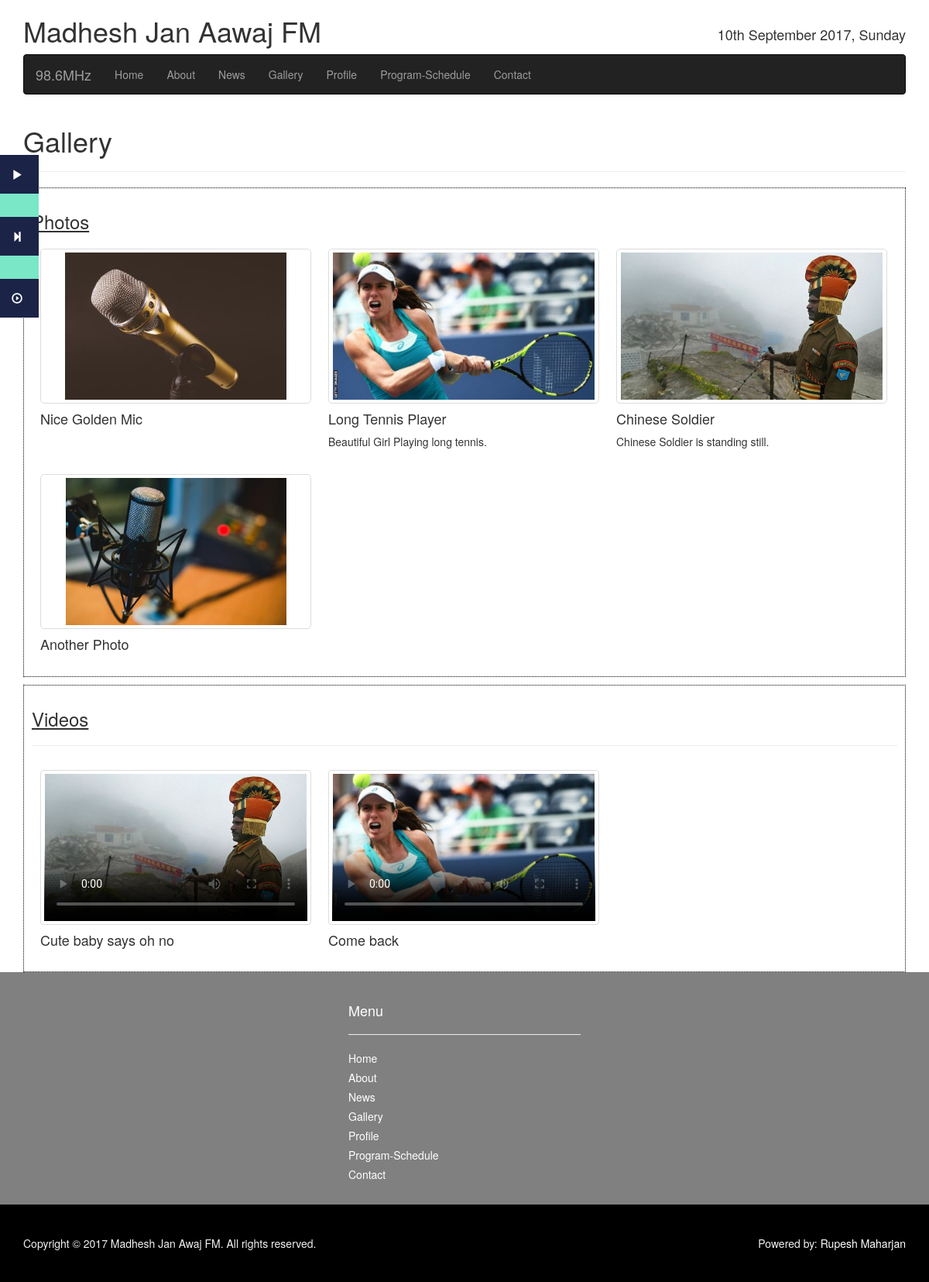
/fm_app/gallery/, run on the app's committed database.
### fm_app/models.py (models this page shows, shortened)
class Schedule(models.Model):
    host = models.CharField(max_length=256, null=False)
    title = models.CharField(max_length=256, null=False)
    start_time = models.TimeField(auto_now=False)
    end_time = models.TimeField(auto_now_add=False)
    day = models.ForeignKey('Day')

class PhotosModel(models.Model):
    title = models.CharField(max_length=256, null=False)
    photo_desc = models.TextField(null=True, blank=True)
    photo = models.ImageField(upload_to = 'images/gallery')
    uploaded_date = models.DateTimeField(auto_now=True)

class VideosModel(models.Model):
    title = models.CharField(max_length=256, null=False)
    video_desc = models.TextField(null=True, blank=True)
    video = models.FileField(upload_to='video_gallery')
    uploaded_date = models.DateTimeField(auto_now=True)
    poster = models.ImageField(upload_to='video_gallery/poster')

### fm_app/views.py (the view)
class GalleryView(generic.TemplateView):
    template_name = 'fm_app/gallery.html'
    context_object_name = 'gallery'
    def get_context_data(self, *args, **kwargs):
        context = super(GalleryView, self).get_context_data(*args, **kwargs)
        context['gallery_photos'] = models.PhotosModel.objects.all().order_by('uploaded_date')
        context['gallery_videos'] = models.VideosModel.objects.all().order_by('uploaded_date')
        context['nowplaying'] = models.Schedule.objects\
                                .filter(day__name_of_day = today,
                                        end_time__gt = current_time)\
                                .order_by('start_time')[:2]
        return context

### templates/fm_app/gallery.html
{% extends "fm_app/base.html" %}
{% block content %}
  <h1>Gallery</h1>
  <hr>
  {% if gallery_photos %}
  <div class="gallery_photo_block">
    <h3><u>Photos</u></h3>
    {% for g_photo in gallery_photos %}
      {% include "fm_app/include/_galleryimagecard.html" %}
    {% endfor %}
  </div>
  {% endif %}
  {% if gallery_videos %}
  <div class="gallery_photo_block gallery_video_block">
    <h3><u>Videos</u></h3>
    <hr>
    {% for g_video in gallery_videos %}
      {% include "fm_app/include/_galleryvideocard.html" %}
    {% endfor %}
  </div>
  {% endif %}
{% endblock %}

### templates/fm_app/base.html (shortened to what this page needs)
<!DOCTYPE html>
{% load staticfiles %}
{% load tz %}
<html>
<head>
  <link rel="stylesheet" href="https://maxcdn.bootstrapcdn.com/bootstrap/3.3.7/css/bootstrap.min.css">
  <link rel="stylesheet" href="{% static 'fm_app/css/style.css' %}">
  <link rel="stylesheet" href="https://maxcdn.bootstrapcdn.com/bootstrap/3.3.7/css/bootstrap.min.css">
</head>
<body>
  <div class="constant">
      {% now 'P' as currtime %}
      {% for program in nowplaying %}
        {% if currtime >= program.start_time|time:"P" and currtime < program.end_time|time:"P" %}
                  <div class="nowplaying">
                    <div class="nowplaying_button">
                        <span class="glyphicon glyphicon-play"></span>
                    </div>
                    <div class="nowplaying_program_name">
                        <p>{{ program.title }}</p>
                    </div>
                  </div>
          {% else %}
                  <div class="nextplaying">
                    <div class="nextplaying_button">
                      <span class="glyphicon glyphicon-step-forward"></span>
                    </div>
                    <div class="nextplaying_program_name">
                    <p>@{{program.start_time}} {{ program.title }}</p>
                    </div>
                  </div>
        {% endif %}
      {% endfor %}
      <div class="fmradio">
        <div class="fmradio_btn">
          <span class="glyphicon glyphicon-play-circle"></span>
        </div>
    </div>
  </div>
  <div class="container">
    <h1 style="float:left;">Madhesh Jan Aawaj FM</h1>
    <h4 style="float:right; padding-top:25px;">{% now "jS F Y, l" %}</h4>
  </div>
  <div class="container">
    <nav class="navbar navbar-inverse">
      <a href="{% url 'homepage'%}" class="nav navbar-brand">98.6MHz</a>
      <ul class="nav navbar-nav navbar-left">
        <li class="nav navbar-link"><a href="{% url 'homepage'%}">Home</a></li>
        <li class="nav navbar-link"><a href="{% url 'fm_app:about' %}">About</a></li>
        <li class="nav navbar-link"><a href="{% url 'fm_app:listofnews' %}">News</a></li>
        <li class="nav navbar-link"><a href="{% url 'fm_app:gallery' %}">Gallery</a></li>
        <li class="nav navbar-link"><a href="{% url 'fm_app:profiles' %}">Profile</a></li>
        <li class="nav navbar-link"><a href="{% url 'fm_app:schedule'%}">Program-Schedule</a></li>
        <li class="nav navbar-link"><a href="{% url 'fm_app:contact'%}">Contact</a></li>
      </ul>
    </nav>
  </div>
  <div class="container">
    {% block content %}
    {% endblock %}
  </div>
  <div class="mini_content">
    <div class="container">
      <div class="calender">
      </div>
      <div class="menus_below">
        <h4>Menu</h4>
        <hr>
        <ul>
          <li><a href="{% url 'homepage'%}">Home</a></li>
          <li><a href="{% url 'fm_app:about' %}">About</a></li>
          <li><a href="{% url 'fm_app:listofnews' %}">News</a></li>
          <li><a href="{% url 'fm_app:gallery' %}">Gallery</a></li>
          <li><a href="{% url 'fm_app:profiles' %}">Profile</a></li>
          <li><a href="{% url 'fm_app:schedule'%}">Program-Schedule</a></li>
          <li><a href="{% url 'fm_app:contact'%}">Contact</a></li>
        </ul>
      </div>
      <div class="fb_block">
        <iframe src="https://www.facebook.com/plugins/page.php?href=https%3A%2F%2Fwww.facebook.com%2FMadhesh-Jan-Aawaj-FM-986-MHz-282602768538347%2F&tabs&width=380&height=300&small_header=false&adapt_container_width=true&hide_cover=false&show_facepile=true&appId" width="380" height="300" style="border:none;overflow:hidden" scrolling="no" frameborder="0" allowTransparency="true"></iframe>
      </div>
  </div>
  <div class="footer">
    <div class=" container">
      <p style="float: left;">Copyright &copy; 2017 Madhesh Jan Awaj FM. All rights reserved.</p>
      <p style="float:right;">Powered by: <a href="https://www.linkedin.com/in/rupesh-maharjan-882229146/" style="color: #fff; text-decoration: none;" target="_blank">Rupesh Maharjan</a></p>
    </div>
  </div>
</body>
</html>

### templates/fm_app/include/_galleryimagecard.html (shortened to what this page needs)
<div class="gallery_card_box">
  <div class="gallery_card_img">
    <img onclick="document.getElementById('modal').style.display='block';document.getElementById('full_img').src = this.src;" id="myImg" class="thumbnail" src="{{ g_photo.photo.url }}">
  </div>
  <h4>{{ g_photo.title }}</h4>
  <p>{{g_photo.photo_desc}}</p>
</div>

### templates/fm_app/include/_galleryvideocard.html (shortened to what this page needs)
<div class="gallery_card_box">
  <div class="gallery_card_img">
    <video class="thumbnail" src="{{ g_video.video.url }}" preload="auto" controls poster="{{ g_video.poster.url }}">
    </video>
  </div>
  <h4>{{ g_video.title }}</h4>
</div>

### static/fm_app/css/style.css (style rules this page uses)
body { background: #fff; }
.mini_content { background: grey; }
.calender { float: left; width: 380px; height: 300px; padding: 15px; }
.menus_below { float: left; width: 380px; height: 300px; padding-left: 40px; padding-top: 40px; padding-right: 40px; }
.menus_below h4, .menus_below ul li a, .menus_below ul, .menus_below li { margin: 0px; padding: 0px; color: #fff; }
.menus_below ul li { list-style: none; margin-bottom: 5px; }
.fb_block { float: left; margin: auto; width: 380px; height: 300px; padding-top: 45px; }
.footer { background: #000; padding-top: 40px; height:100px; color: #f1f1f1; }
.constant { top:200px; left: -150px; position: fixed; width: 200px; background: #d5d5d5; z-index: 1; }
.nowplaying, .nextplaying, .fmradio { float: left; }
.nowplaying_program_name, .nextplaying_program_name { float: left; width: 100%; color: #171D1C; background: #7AE7C7; }
.nowplaying_button, .nextplaying_button, .fmradio_btn { float: left; padding-left: 15px; padding-top: 15px; width: 50px; height: 50px; background: #1B2347; color: #fff; }
.gallery_photo_block { float: left; width: 100%; padding: 10px; border: 1px dotted #000; }
.gallery_video_block { margin-top: 10px; }
.gallery_card_box { margin: 11px; float: left; width: 350px; }
.gallery_card_img { width: 350px; height: 200px; }
.gallery_card_box img, video { width: 100%; height: 100%; object-fit: contain; }
#myImg { border-radius: 5px; cursor: pointer; transition: 0.3s; }

### data on the page
PhotosModel: photo (picture), title "Nice Golden Mic"
PhotosModel: photo (picture), title "Long Tennis Player", photo_desc "Beautiful Girl Playing long tennis."
PhotosModel: photo (picture), title "Chinese Soldier", photo_desc "Chinese Soldier is standing still."
PhotosModel: photo (picture), title "Another Photo"
VideosModel: title "Cute baby says oh no"
VideosModel: title "Come back"
